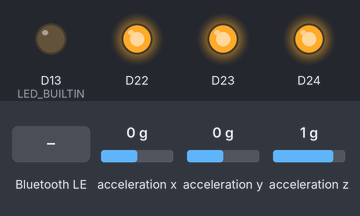
Simulated run of this program. Board: Arduino Nano 33 BLE. Shown: output pins drawn as LEDs (lit = HIGH). The inputs (shaded band) are chosen by the test bench; at power-on: acceleration x 0 g, acceleration y 0 g, acceleration z 1 g. Nothing arrives over Bluetooth unless stated; a phone connects over Bluetooth LE 3 s after start; what the program prints to the serial monitor is not drawn.

Above: at 3.8 s.
3.9 s: Bluetooth LE write "1" received
At 5.0 s:
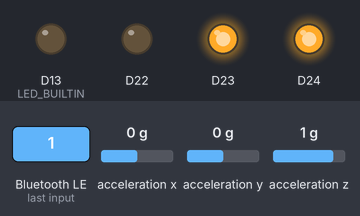
5.4 s: Bluetooth LE write "2" received
At 9.3 s:
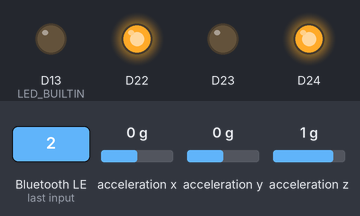
Timing chart, 0 to 10.8 s (numbered marks = the images above; inputs shaded):
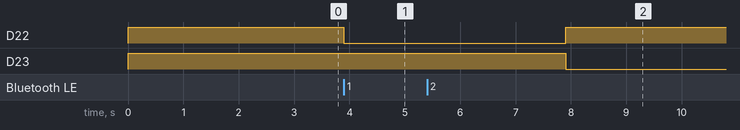

The program:

main.cpp
```cpp
#include <Arduino.h>
#include <ArduinoBLE.h>
#include "Arduino_LSM9DS1.h"

BLEService AccService("180A");
BLEByteCharacteristic edgeCharacteristic("2A57", BLERead | BLEWrite);
BLEStringCharacteristic percentCharacteristc("2A56",BLERead,5);

void function(char LedC);

float x, y, z;
unsigned long previous_time = 0;
unsigned long base_time = 10;


void setup() {
  Serial.begin(9600);
  while (!Serial);
  if (!IMU.begin()) {
    Serial.println("Failed to initialize IMU!");
    while (1);
  }
  pinMode(LEDR, OUTPUT);
  pinMode(LEDG, OUTPUT);
  pinMode(LEDB, OUTPUT);
  pinMode(LED_BUILTIN, OUTPUT);

  digitalWrite(LED_BUILTIN, LOW);
  digitalWrite(LEDR, HIGH);
  digitalWrite(LEDG, HIGH);
  digitalWrite(LEDB, HIGH);


  if (!BLE.begin()) {
    Serial.println("starting Bluetooth® Low Energy failed!");

    while (1);
  }
  BLE.setLocalName("Nano 33 BLE Sense");
  BLE.setAdvertisedService(AccService);
  AccService.addCharacteristic(edgeCharacteristic);
  AccService.addCharacteristic(percentCharacteristc);
  BLE.addService(AccService);
  edgeCharacteristic.writeValue(0);
  BLE.advertise();

}

void loop() {
  BLEDevice central = BLE.central();
  if(central){
    Serial.print("Connected to central: ");
    Serial.println(central.address());
    while (central.connected()){
      if(edgeCharacteristic.written()){
        switch (edgeCharacteristic.value()){
        case 01:
          function('R');
          break;
        case 02:
          function('G');
          break;
        case 03:
          function('B');
          break;
        default:
          break;
        }

      }
    }
  }
}


void function(char LedC){

  switch (LedC)
  {
  case 'R':
    Serial.println("Red LED on");
    percentCharacteristc.setValue("RLO");
    digitalWrite(LEDR, LOW);
    digitalWrite(LEDG, HIGH);
    digitalWrite(LEDB, HIGH);
    break;
  case 'G':
    Serial.println("Green LED on");
    percentCharacteristc.setValue("GLO");
    digitalWrite(LEDR, HIGH);
    digitalWrite(LEDG, LOW);
    digitalWrite(LEDB, HIGH);
    break;
  case 'B':
    Serial.println("Blue LED on");
    percentCharacteristc.setValue("RLO");
    digitalWrite(LEDR, HIGH);
    digitalWrite(LEDG, HIGH);
    digitalWrite(LEDB, LOW);
    break;
  default:
    Serial.println("Invalid value");
    percentCharacteristc.setValue("NA");
    break;
  }
  previous_time = millis();
  while(millis()-previous_time <= 4000){
    if (IMU.accelerationAvailable()) {
      IMU.readAcceleration(x, y, z);
    }
    Serial.println(String(x)+","+String(y)+","+String(z));
  }

}
```

Measured:
- after the input at 3.9 s, D22: HIGH → LOW at once
- after the input at 5.4 s, D22: LOW → HIGH after 2.5 s; D23: HIGH → LOW after 2.5 s
